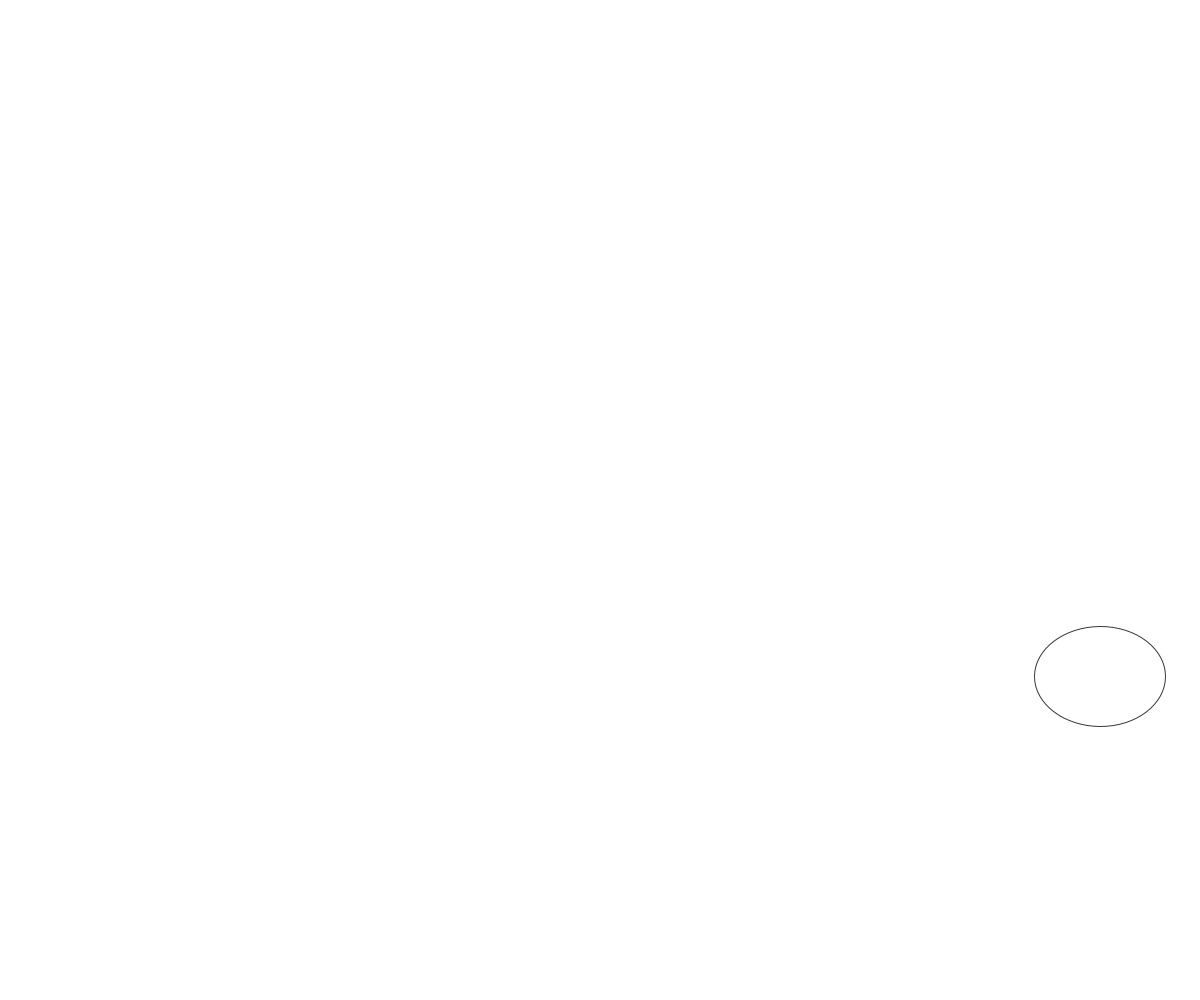
Frame 1 (no input)
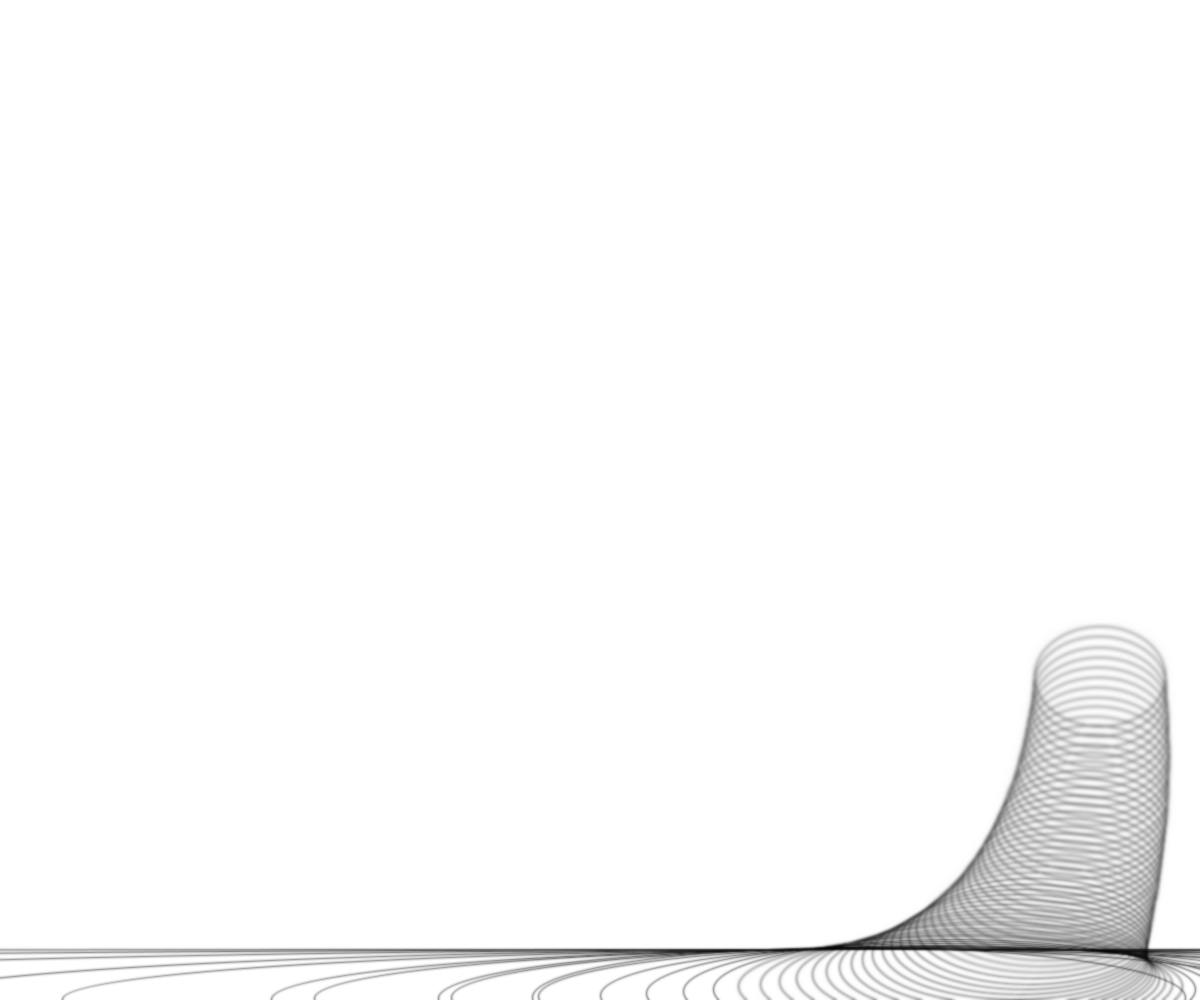
Frame 60 (the mouse pressed at the canvas centre just before this capture)
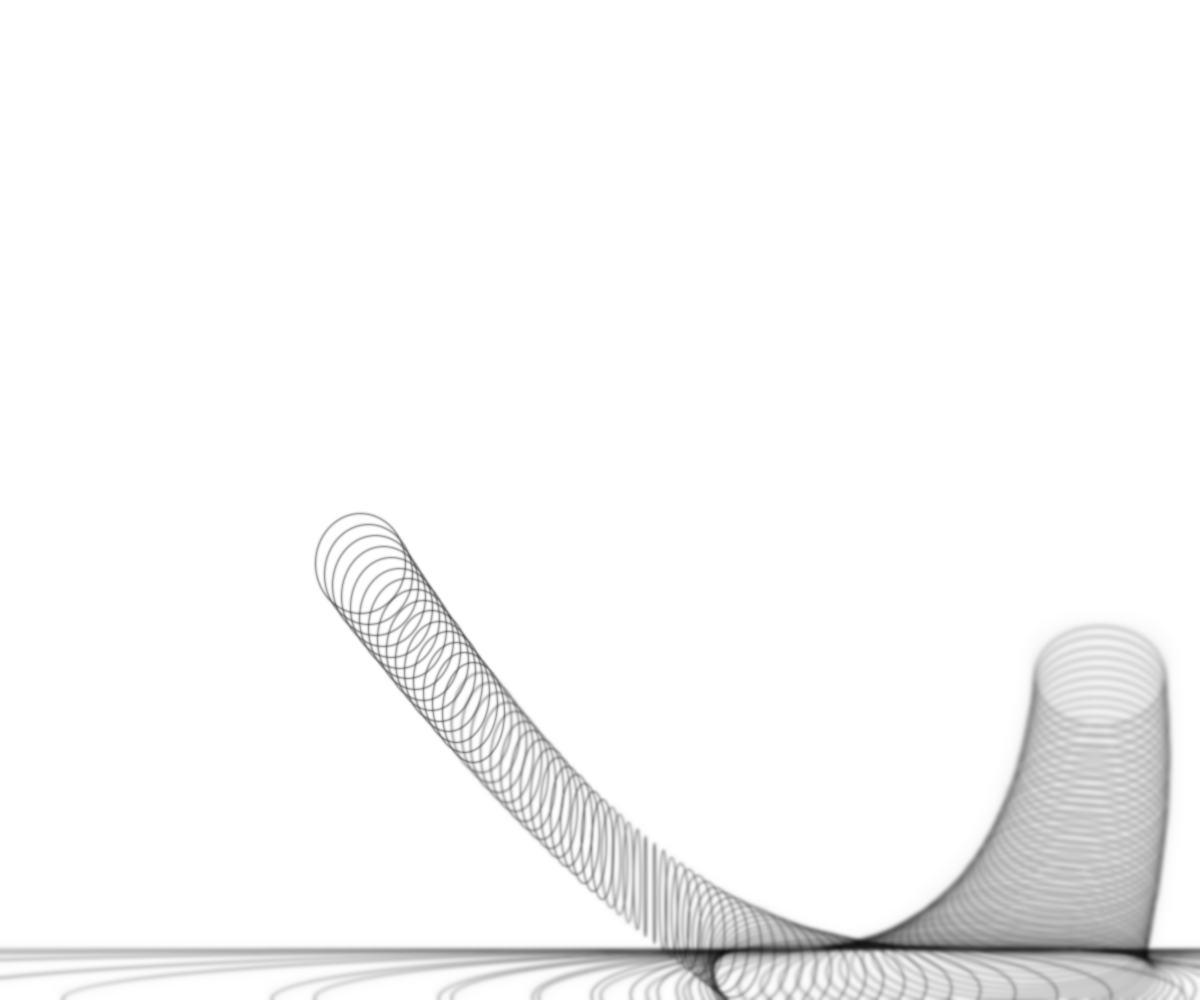
Frame 120 (the mouse held since frame 60 and released just before this capture)

The Processing sketch that drew these frames (run headless with seeded random() and noise(); from frame 60 on, the mouse is pressed at the canvas centre):

// Processing sketch: processing_58569
// ── processing_58569.pde

float a = 0;
float b = .361;
float aS = .0174;
float bS = .0223;

void setup(){
  size(1200,1000); 
  smooth();
  background(255);
  noFill();
  stroke(0,200);
  frameRate(100);
  
}
 void draw(){
   translate(width/2,height/2);
   translate(cos(a)*500,sin(b)*500);
   ellipse(0,0,100+80*tan(b),100);
   if(frameCount%15==0)   filter(BLUR,1);
   
   
   a+=aS;
   b+=bS;
  println(frameRate);

}
